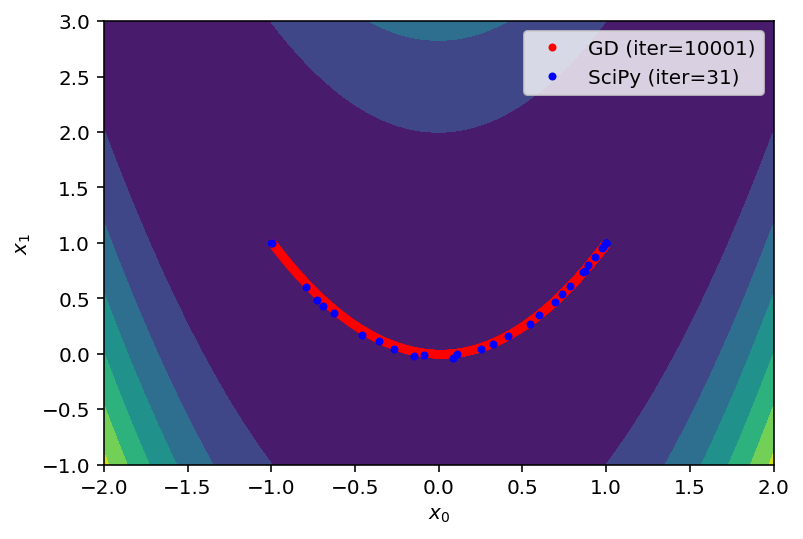

Here is the Python script that generated this plot:
import numpy as np
import matplotlib.pyplot as plt
from scipy.optimize import minimize

if __name__ == '__main__':
    # Define a cost function and its gradient
    f   = lambda x: (1 - x[0])**2 + 100*(x[1] - x[0]**2)**2
    fd  = lambda x: np.array([(-2)*(1 - x[0]) - 400*(x[1] - x[0]**2)*x[0], 200*(x[1] - x[0]**2)])

    # Define configuration
    x_init = [-1, 1]   # Please try other initial points
    learn_rate = 0.001 # Please try 0.01, 0.005, and 0.0001
    max_iter = 10000   # Please try 100, 1000, and 100000
    min_tol = 1e-6

    # Optimize the cost function using my gradient descent
    x = np.array(x_init)
    gd_xs = [x]
    for i in range(max_iter):
        # Run the gradient descent
        xp = x
        x = x - learn_rate * fd(x)
        gd_xs.append(x)

        # Check the terminal condition
        if np.linalg.norm(x - xp) < min_tol:
            break
    gd_xs = np.array(gd_xs)

    # Optimize the cost function using SciPy
    result = minimize(f, x_init, tol=min_tol, options={'maxiter': max_iter, 'return_all': True})
    sp_xs = np.array(result.allvecs)

    # Visualize the results
    x_range = np.linspace(-2, 2, 100)
    y_range = np.linspace(-1, 3, 100)
    xx, yy = np.meshgrid(x_range, y_range)
    zz = f((xx, yy))
    plt.contourf(xx, yy, zz)
    plt.plot(gd_xs[:,0], gd_xs[:,1], 'r.', label=f'GD (iter={len(gd_xs)})')
    plt.plot(sp_xs[:,0], sp_xs[:,1], 'b.', label=f'SciPy (iter={result.nit})')
    plt.xlabel('$x_0$')
    plt.ylabel('$x_1$')
    plt.legend()
    plt.show()
